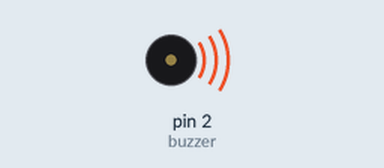
This sketch was run on a simulated Arduino Uno, built with avr-gcc and run on an emulated ATmega328P. Shown: buzzer (waves = sounding).

Above: at 0.1 s.
Timing chart, 0 to 40.0 s (numbered marks = the images above):
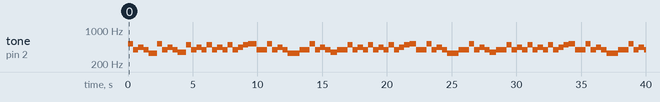

The sketch:

m_sica_galinha_pintadinha1.ino
```cpp
// C++ code
// Autor: Anthonny Michael Balbino Da Silva Santos

int buzzer = 2;
int DO = 262;
int RE = 294;
int MI = 330;
int FA = 349;
int SOL = 392;
int LA = 440;
int SI = 494;
int DO_2 = 523;

void setup()
{
  pinMode(2, OUTPUT);
}

void loop()
{
  /////////////////////////Começo da música Galinha Pintadinha
  tone(buzzer, DO_2);
  delay(400);
  tone(buzzer, SOL);
  delay(400);
  tone(buzzer, LA);
  delay(400);
  tone(buzzer, SOL);
  delay(400);
  tone(buzzer, MI);
  delay(650);
  tone(buzzer, DO_2);
  delay(400);
  tone(buzzer, SOL);
  delay(400);
  tone(buzzer, LA);
  delay(400);
  tone(buzzer, SOL);
  delay(400);
  tone(buzzer, FA);
  delay(650);
  tone(buzzer, SI);
  delay(400);
  tone(buzzer, SOL);
  delay(400);
  tone(buzzer, LA);
  delay(400);
  tone(buzzer, SOL);
  delay(400);
  tone(buzzer, SI);
  delay(400);
  tone(buzzer, SOL);
  delay(400);
  tone(buzzer, LA);
  delay(400);
  tone(buzzer, SOL);
  delay(400);
  tone(buzzer, SI);
  delay(400);
  tone(buzzer, SOL);
  delay(400);
  tone(buzzer, LA);
  delay(400);
  tone(buzzer, SI);
  delay(400);
  tone(buzzer, DO_2);
  delay(650);
  //////////////////////////////////////////////////////////

  ////////////////////////Primeira parte da música galinha pintadinha
  tone(buzzer, SOL);
  delay(400);
  tone(buzzer, SOL);
  delay(400);
  tone(buzzer, DO_2);
  delay(400);
  tone(buzzer, SOL);
  delay(400);
  tone(buzzer, LA);
  delay(400);
  tone(buzzer, SOL);
  delay(400);
  tone(buzzer, MI);
  delay(400);
  tone(buzzer, MI);
  delay(500);
  tone(buzzer, SOL);
  delay(400);
  tone(buzzer, SOL);
  delay(400);
  tone(buzzer, DO_2);
  delay(400);
  tone(buzzer, SOL);
  delay(400);
  tone(buzzer, LA);
  delay(400);
  tone(buzzer, SOL);
  delay(400);
  tone(buzzer, FA);
  delay(500);
  tone(buzzer, SOL);
  delay(400);
  tone(buzzer, SOL);
  delay(400);
  tone(buzzer, SI);
  delay(400);
  tone(buzzer, SOL);
  delay(400);
  tone(buzzer, LA);
  delay(400);
  tone(buzzer, SOL);
  delay(400);
  tone(buzzer, SI);
  delay(400);
  tone(buzzer, SOL);
  delay(400);
  tone(buzzer, LA);
  delay(400);
  tone(buzzer, SOL);
  delay(400);
  tone(buzzer, SI);
  delay(400);
  tone(buzzer, SOL);
  delay(400);
  tone(buzzer, LA);
  delay(400);
  tone(buzzer, SI);
  delay(400);
  tone(buzzer, DO_2);
  delay(500);
  //////////////////////////////////////////////////////////////////

  //////////////////Segunda parte da música Galinha pintadinha
    tone(buzzer, SOL);
  delay(400);
  tone(buzzer, SOL);
  delay(400);
  tone(buzzer, DO_2);
  delay(400);
  tone(buzzer, SOL);
  delay(400);
  tone(buzzer, LA);
  delay(400);
  tone(buzzer, SOL);
  delay(400);
  tone(buzzer, MI);
  delay(400);
  tone(buzzer, MI);
  delay(500);
  tone(buzzer, SOL);
  delay(400);
  tone(buzzer, SOL);
  delay(400);
  tone(buzzer, DO_2);
  delay(400);
  tone(buzzer, SOL);
  delay(400);
  tone(buzzer, LA);
  delay(400);
  tone(buzzer, SOL);
  delay(400);
  tone(buzzer, FA);
  delay(500);
  tone(buzzer, SOL);
  delay(400);
  tone(buzzer, SOL);
  delay(400);
  tone(buzzer, SI);
  delay(400);
  tone(buzzer, SOL);
  delay(400);
  tone(buzzer, LA);
  delay(400);
  tone(buzzer, SOL);
  delay(400);
  tone(buzzer, SI);
  delay(400);
  tone(buzzer, SOL);
  delay(400);
  tone(buzzer, LA);
  delay(400);
  tone(buzzer, SOL);
  delay(400);
  tone(buzzer, SI);
  delay(400);
  tone(buzzer, SOL);
  delay(400);
  tone(buzzer, LA);
  delay(400);
  tone(buzzer, SI);
  delay(400);
  tone(buzzer, DO_2);
  delay(500);
  ////////////////////////////////////////////////////////////////

  ///////////////Terceira parte da música Galinha Pintadinha
    tone(buzzer, SOL);
  delay(400);
  tone(buzzer, SOL);
  delay(400);
  tone(buzzer, DO_2);
  delay(400);
  tone(buzzer, SOL);
  delay(400);
  tone(buzzer, LA);
  delay(400);
  tone(buzzer, SOL);
  delay(400);
  tone(buzzer, MI);
  delay(400);
  tone(buzzer, MI);
  delay(500);
  tone(buzzer, SOL);
  delay(400);
  tone(buzzer, SOL);
  delay(400);
  tone(buzzer, DO_2);
  delay(400);
  tone(buzzer, SOL);
  delay(400);
  tone(buzzer, LA);
  delay(400);
  tone(buzzer, SOL);
  delay(400);
  tone(buzzer, FA);
  delay(500);
  tone(buzzer, SOL);
  delay(400);
  tone(buzzer, SOL);
  delay(400);
  tone(buzzer, SI);
  delay(400);
  tone(buzzer, SOL);
  delay(400);
  tone(buzzer, LA);
  delay(400);
  tone(buzzer, SOL);
  delay(400);
  tone(buzzer, SI);
  delay(400);
  tone(buzzer, SOL);
  delay(400);
  tone(buzzer, LA);
  delay(400);
  tone(buzzer, SOL);
  delay(400);
  tone(buzzer, SI);
  delay(400);
  tone(buzzer, SOL);
  delay(400);
  tone(buzzer, LA);
  delay(400);
  tone(buzzer, SI);
  delay(400);
  tone(buzzer, DO_2);
  delay(500);
  ////////////////////////////////////////////////////////////////////

  ////////////////////Ultima parte da música da Galinha Pintadinha
   tone(buzzer, DO_2);
  delay(400);
  tone(buzzer, SOL);
  delay(400);
  tone(buzzer, LA);
  delay(400);
  tone(buzzer, SOL);
  delay(400);
  tone(buzzer, MI);
  delay(650);
  tone(buzzer, DO_2);
  delay(400);
  tone(buzzer, SOL);
  delay(400);
  tone(buzzer, LA);
  delay(400);
  tone(buzzer, SOL);
  delay(400);
  tone(buzzer, FA);
  delay(650);
  tone(buzzer, SI);
  delay(400);
  tone(buzzer, SOL);
  delay(400);
  tone(buzzer, LA);
  delay(400);
  tone(buzzer, SOL);
  delay(400);
  tone(buzzer, SI);
  delay(400);
  tone(buzzer, SOL);
  delay(400);
  tone(buzzer, LA);
  delay(400);
  tone(buzzer, SOL);
  delay(400);
  tone(buzzer, SI);
  delay(400);
  tone(buzzer, SOL);
  delay(400);
  tone(buzzer, LA);
  delay(400);
  tone(buzzer, SI);
  delay(400);
  tone(buzzer, DO_2);
  delay(650);
  //////////////////////////////////////////////////////////////
}
```

Measured:
- by itself, tone on pin 2 (buzzer): plays 523 Hz for 0.40 s, 392 Hz for 0.40 s, 440 Hz for 0.40 s, 392 Hz for 0.40 s, 330 Hz for 0.65 s, 523 Hz for 0.40 s … (86 notes in this stretch)
